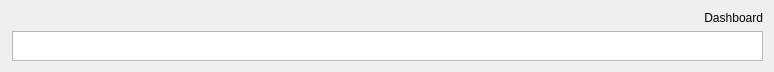
<?xml version="1.0" encoding="UTF-8"?>
<ui version="4.0">
 <class>ContextWidget</class>
 <widget class="QWidget" name="ContextWidget">
  <property name="geometry">
   <rect>
    <x>0</x>
    <y>0</y>
    <width>774</width>
    <height>72</height>
   </rect>
  </property>
  <property name="sizePolicy">
   <sizepolicy hsizetype="Expanding" vsizetype="Fixed">
    <horstretch>0</horstretch>
    <verstretch>0</verstretch>
   </sizepolicy>
  </property>
  <property name="minimumSize">
   <size>
    <width>0</width>
    <height>72</height>
   </size>
  </property>
  <property name="windowTitle">
   <string>InfoBar</string>
  </property>
  <layout class="QVBoxLayout" name="verticalLayout">
   <item>
    <widget class="HeaderLabel" name="toggleButton">
     <property name="sizePolicy">
      <sizepolicy hsizetype="Expanding" vsizetype="Preferred">
       <horstretch>0</horstretch>
       <verstretch>0</verstretch>
      </sizepolicy>
     </property>
     <property name="text">
      <string>Dashboard</string>
     </property>
     <property name="alignment">
      <set>Qt::AlignRight|Qt::AlignTrailing|Qt::AlignVCenter</set>
     </property>
    </widget>
   </item>
   <item>
    <layout class="QHBoxLayout" name="horizontalLayout">
     <item>
      <spacer name="verticalSpacer">
       <property name="orientation">
        <enum>Qt::Vertical</enum>
       </property>
       <property name="sizeHint" stdset="0">
        <size>
         <width>1</width>
         <height>16</height>
        </size>
       </property>
      </spacer>
     </item>
     <item>
      <widget class="QGraphicsView" name="contextView"/>
     </item>
    </layout>
   </item>
  </layout>
 </widget>
 <customwidgets>
  <customwidget>
   <class>HeaderLabel</class>
   <extends>QLabel</extends>
   <header location="global">widgets/HeaderLabel.h</header>
  </customwidget>
 </customwidgets>
 <resources/>
 <connections/>
</ui>
